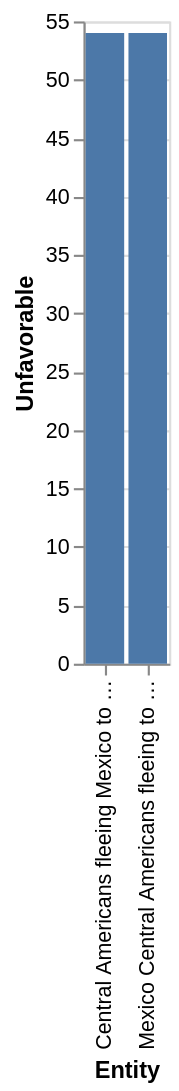

Vega-Lite specification stored for this chart:
### Vega-Lite specification from a JSON file in a GitHub repository (floating-point values rounded to 4 significant figures)
{"$schema": "https://vega.github.io/schema/vega-lite/v5.json", "description": "Bar chart auto-generated from CSV", "data": {"values": [{"Entity": "Central Americans fleeing Mexico to Colombia Migrants living in Colombia", "Unfavorable": "54", "Favorable": "48"}, {"Entity": "Mexico Central Americans fleeing to Mexico Colombia Migrants living in Colombia", "Unfavorable": "54", "Favorable": "48"}]}, "mark": "bar", "encoding": {"x": {"field": "Entity", "type": "ordinal"}, "y": {"field": "Unfavorable", "type": "quantitative"}}}
